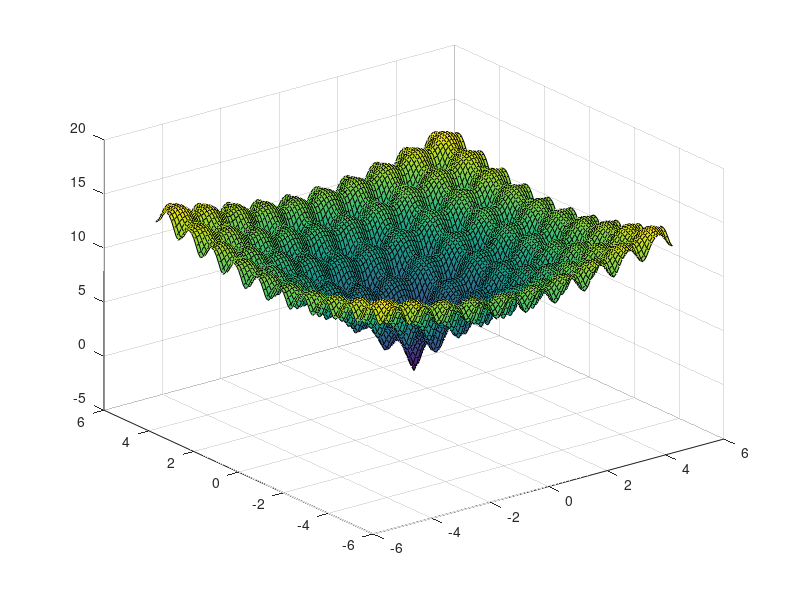

The MATLAB source for this figure:
clc
clear
figure(1)
[x1, x2] = meshgrid(-5 : 0.1 : 5, -5 : 0.1 : 5);
z = -20 * exp(-0.2 * sqrt(0.5 * (x1.^ 2 + x2.^ 2))) - exp(0.5 * (cos(2 * pi * x1) + cos(2 * pi * x2))) + 22.713;
%绘制该函数的曲面图形
surf(x1, x2, z)
%判断是否存在全局最优解
f = @(x)-20 * exp(-0.2 * sqrt(0.5 * (x(1)^ 2 + x(2)^ 2))) - exp(0.5 * (cos(2 * pi * x(1)) + cos(2 * pi * x(2)))) + 22.713;
[x,fval,exitflag] = fminunc(f, [-5,-5]);
